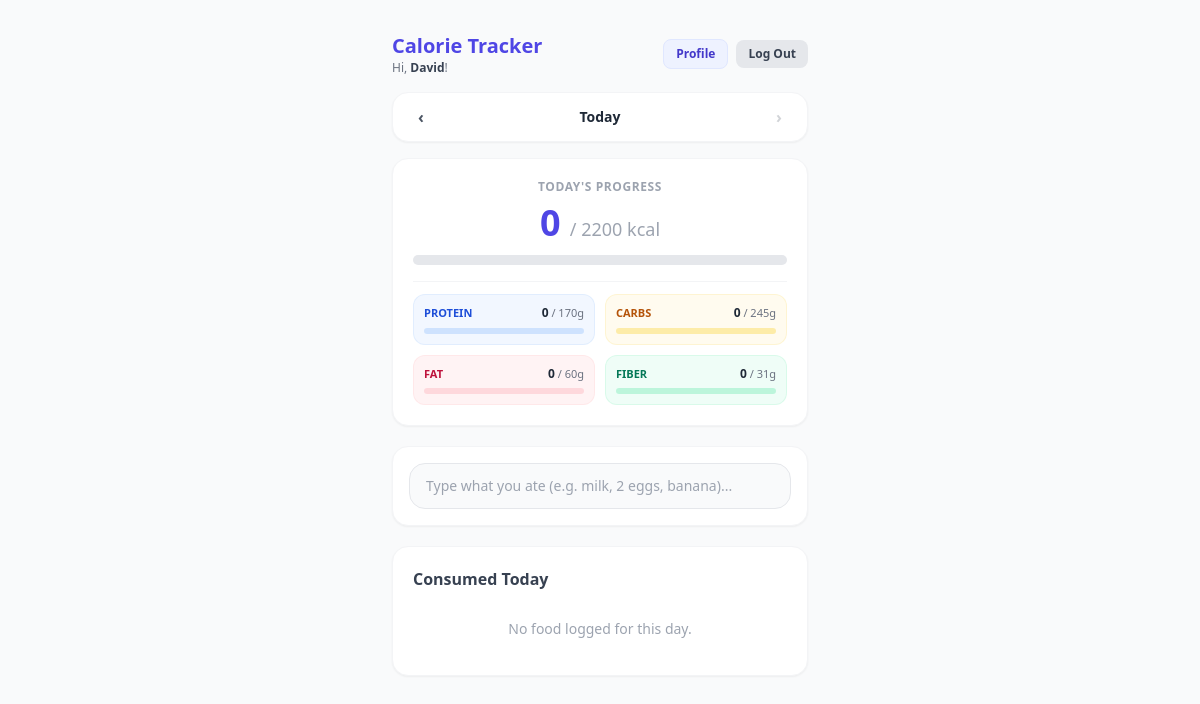
Page / (signed in) on the earlier database version.
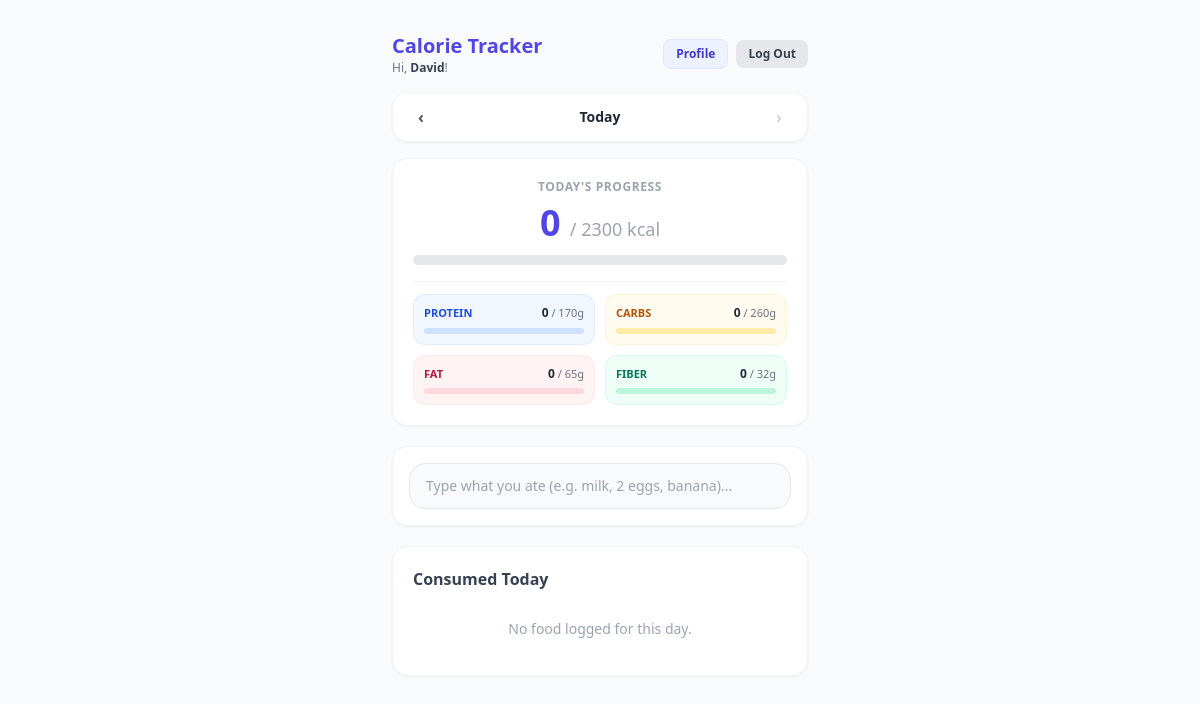
Same page on the later database version.
### tables this page shows
CREATE TABLE users (
            id INTEGER PRIMARY KEY AUTOINCREMENT,
            username TEXT UNIQUE NOT NULL,
            password_hash TEXT NOT NULL,
            daily_goal INTEGER NOT NULL DEFAULT 2000
        , height_cm REAL DEFAULT NULL, birth_date TEXT DEFAULT NULL, gender TEXT DEFAULT 'unspecified', activity_level TEXT DEFAULT 'moderate');

### app.py (the view, shortened to what this page needs)
@app.route('/')
def acasa():
    if 'username' in session:
        conn = sqlite3.connect('calories.db')
        c = conn.cursor()
        c.execute('SELECT daily_goal FROM users WHERE username = ?', (session['username'],))
        row = c.fetchone()
        goal = row[0] if row else session.get('daily_goal', 2000)
        latest_w = get_user_latest_weight(c, session['username'])
        conn.close()
        session['daily_goal'] = goal
        macros = compute_macro_targets(goal, latest_w)
        return render_template(
            'index.html',
            logged_in=True,
            username=session['username'],
            daily_goal=goal,
            macro_targets=macros
        )

### app.py (called while the page is built)
def compute_macro_targets(daily_goal, weight_kg=None):
    if weight_kg and weight_kg > 0:
        protein_g = int(round((weight_kg * 1.8) / 5.0) * 5)
        max_prot = int((daily_goal * 0.40) / 4)
        protein_g = min(protein_g, max_prot)
    else:
        protein_g = int(round(((daily_goal * 0.25) / 4.0) / 5.0) * 5)
    fat_g = int(round(((daily_goal * 0.25) / 9.0) / 5.0) * 5)
    remaining_kcal = max(0, daily_goal - (protein_g * 4) - (fat_g * 9))
    carbs_g = int(round((remaining_kcal / 4.0) / 5.0) * 5)
    fiber_g = max(20, int(round((daily_goal / 1000.0) * 14)))
    return {
        'protein': protein_g,
        'carbs': carbs_g,
        'fat': fat_g,
        'fiber': fiber_g
    }

def get_user_latest_weight(cursor, username):
    cursor.execute(
        'SELECT weight_kg FROM weight_logs WHERE user = ? ORDER BY data DESC LIMIT 1',
        (username,)
    )
    row = cursor.fetchone()
    return row[0] if row else None

### templates/index.html (shortened to what this page needs)
<!DOCTYPE html>
<html lang="en">
<head>
    <script src="https://cdn.tailwindcss.com"></script>
</head>
<body class="bg-gray-50 text-gray-800 font-sans pb-12">
    <div class="max-w-md mx-auto p-4">
        {% if not logged_in %}
        <header class="text-center my-8">
            <h1 class="text-3xl font-bold text-indigo-600">Calorie Tracker</h1>
            <p class="text-sm text-gray-500 mt-1">Sign in to access your personal nutrition log</p>
        </header>
        <div class="bg-white p-6 rounded-2xl shadow-sm border border-gray-100">
            <div class="flex bg-gray-100 p-1 rounded-xl mb-5">
                <button id="tab-login" onclick="toggleAuthMode('login')" class="flex-1 py-2 font-semibold rounded-lg text-sm transition bg-white shadow text-indigo-600">Sign In</button>
                <button id="tab-register" onclick="toggleAuthMode('register')" class="flex-1 py-2 font-semibold rounded-lg text-sm transition text-gray-600">Sign Up</button>
            </div>
            <div id="auth-error" class="hidden bg-red-50 text-red-600 text-xs p-3 rounded-xl mb-4 font-medium"></div>
            <form id="auth-form" onsubmit="submitAuth(event)" class="space-y-4">
                <div>
                    <label class="text-xs font-medium text-gray-600 ml-1">Username</label>
                    <input type="text" id="auth-username" placeholder="e.g. alex" required autocomplete="username"
                        class="w-full px-4 py-2.5 border rounded-xl focus:outline-none focus:ring-2 focus:ring-indigo-500 text-sm mt-1">
                </div>
                <div>
                    <label class="text-xs font-medium text-gray-600 ml-1">Password</label>
                    <input type="password" id="auth-password" placeholder="••••••" required autocomplete="current-password"
                        class="w-full px-4 py-2.5 border rounded-xl focus:outline-none focus:ring-2 focus:ring-indigo-500 text-sm mt-1">
                </div>
                <div id="goal-field" class="hidden">
                    <label class="text-xs font-medium text-gray-600 ml-1">Daily Calorie Goal (kcal)</label>
                    <input type="number" id="auth-goal" value="2000" min="800" max="6000"
                        class="w-full px-4 py-2.5 border rounded-xl focus:outline-none focus:ring-2 focus:ring-indigo-500 text-sm mt-1">
                </div>
                <button type="submit" id="auth-submit-btn" class="w-full bg-indigo-600 text-white font-semibold py-2.5 rounded-xl hover:bg-indigo-700 transition text-sm shadow-md">
                    Sign In
                </button>
            </form>
        </div>
        <script>
            let authMode = 'login';
            function toggleAuthMode(mode) {
                authMode = mode;
                const errorBox = document.getElementById('auth-error');
                errorBox.classList.add('hidden');
                if (mode === 'login') {
                    document.getElementById('tab-login').className = 'flex-1 py-2 font-semibold rounded-lg text-sm transition bg-white shadow text-indigo-600';
                    document.getElementById('tab-register').className = 'flex-1 py-2 font-semibold rounded-lg text-sm transition text-gray-600';
                    document.getElementById('goal-field').classList.add('hidden');
                    document.getElementById('auth-submit-btn').innerText = 'Sign In';
                } else {
                    document.getElementById('tab-register').className = 'flex-1 py-2 font-semibold rounded-lg text-sm transition bg-white shadow text-indigo-600';
                    document.getElementById('tab-login').className = 'flex-1 py-2 font-semibold rounded-lg text-sm transition text-gray-600';
                    document.getElementById('goal-field').classList.remove('hidden');
                    document.getElementById('auth-submit-btn').innerText = 'Create Account';
                }
            }
            async function submitAuth(event) {
                event.preventDefault();
                const username = document.getElementById('auth-username').value;
                const password = document.getElementById('auth-password').value;
                const daily_goal = document.getElementById('auth-goal').value;
                const errorBox = document.getElementById('auth-error');
                const endpoint = authMode === 'login' ? '/api/login' : '/api/register';
                const response = await fetch(endpoint, {
                    method: 'POST',
                    headers: { 'Content-Type': 'application/json' },
                    body: JSON.stringify({ username, password, daily_goal })
                });
                const result = await response.json();
                if (result.status === 'succes') {
                    window.location.reload();
                } else {
                    errorBox.innerText = result.message || 'Authentication failed.';
                    errorBox.classList.remove('hidden');
                }
            }
        </script>
        {% else %}
        <header class="flex justify-between items-center my-4">
            <div>
                <h1 class="text-xl font-bold text-indigo-600">Calorie Tracker</h1>
                <p class="text-xs text-gray-500">Hi, <span class="font-semibold text-gray-700 capitalize">{{ username }}</span>!</p>
            </div>
            <div class="flex items-center space-x-2">
                <button type="button" id="nav-profile-btn" onclick="switchView('profile')"
                    class="text-xs bg-indigo-50 hover:bg-indigo-100 text-indigo-700 font-semibold px-3 py-1.5 rounded-lg transition border border-indigo-100">
                    Profile
                </button>
                <a href="/logout" class="text-xs bg-gray-200 hover:bg-gray-300 text-gray-700 font-semibold px-3 py-1.5 rounded-lg transition">
                    Log Out
                </a>
            </div>
        </header>
        <div id="tracker-view">
            <div class="relative mb-4 select-none" id="date-nav-container">
                <div class="bg-white px-3 py-2 rounded-2xl shadow-sm border border-gray-100 flex items-center justify-between">
                    <button type="button" onclick="changeDate(-1)" class="w-8 h-8 flex items-center justify-center rounded-xl text-gray-600 hover:bg-indigo-50 hover:text-indigo-600 font-bold text-base transition">
                        ‹
                    </button>
                    <button type="button" onclick="toggleCalendar()" class="flex items-center space-x-1.5 text-sm font-bold text-gray-800 px-3 py-1.5 rounded-xl hover:bg-indigo-50 hover:text-indigo-600 transition">
                        <span id="date-display-label">Today</span>
                    </button>
                    <button type="button" id="next-day-btn" onclick="changeDate(1)" disabled
                        class="w-8 h-8 flex items-center justify-center rounded-xl text-gray-600 hover:bg-indigo-50 hover:text-indigo-600 disabled:opacity-25 disabled:pointer-events-none font-bold text-base transition">
                        ›
                    </button>
                </div>
            </div>
            <div class="bg-white p-5 rounded-2xl shadow-sm border border-gray-100 mb-5 text-center">
                <h2 id="summary-heading" class="text-xs font-semibold text-gray-400 uppercase tracking-wider">Today's Progress</h2>
                <div class="text-4xl font-extrabold text-indigo-600 my-2">
                    <span id="total-calories">0</span> <span class="text-lg text-gray-400 font-normal">/ <span id="goal-display-text">{{ daily_goal }}</span> kcal</span>
                </div>
                <div class="w-full bg-gray-200 h-2.5 rounded-full overflow-hidden mt-3 mb-4">
                </div>
                <div class="grid grid-cols-2 gap-2.5 pt-3 border-t border-gray-100 text-left">
                    <div class="bg-blue-50/80 p-2.5 rounded-xl border border-blue-100/70">
                        <div class="flex justify-between items-baseline">
                            <span class="text-[11px] font-bold text-blue-700 uppercase">Protein</span>
                            <span class="text-xs font-bold text-gray-800">
                                <span id="total-protein">0</span><span class="text-[11px] font-normal text-gray-500"> / <span id="target-protein">{{ macro_targets.protein }}</span>g</span>
                            </span>
                        </div>
                        <div class="w-full bg-blue-200/70 h-1.5 rounded-full overflow-hidden mt-1.5">
                        </div>
                    </div>
                    <div class="bg-amber-50/80 p-2.5 rounded-xl border border-amber-100/70">
                        <div class="flex justify-between items-baseline">
                            <span class="text-[11px] font-bold text-amber-700 uppercase">Carbs</span>
                            <span class="text-xs font-bold text-gray-800">
                                <span id="total-carbs">0</span><span class="text-[11px] font-normal text-gray-500"> / <span id="target-carbs">{{ macro_targets.carbs }}</span>g</span>
                            </span>
                        </div>
                        <div class="w-full bg-amber-200/70 h-1.5 rounded-full overflow-hidden mt-1.5">
                        </div>
                    </div>
                    <div class="bg-rose-50/80 p-2.5 rounded-xl border border-rose-100/70">
                        <div class="flex justify-between items-baseline">
                            <span class="text-[11px] font-bold text-rose-700 uppercase">Fat</span>
                            <span class="text-xs font-bold text-gray-800">
                                <span id="total-fat">0</span><span class="text-[11px] font-normal text-gray-500"> / <span id="target-fat">{{ macro_targets.fat }}</span>g</span>
                            </span>
                        </div>
                        <div class="w-full bg-rose-200/70 h-1.5 rounded-full overflow-hidden mt-1.5">
                        </div>
                    </div>
                    <div class="bg-emerald-50/80 p-2.5 rounded-xl border border-emerald-100/70">
                        <div class="flex justify-between items-baseline">
                            <span class="text-[11px] font-bold text-emerald-700 uppercase">Fiber</span>
                            <span class="text-xs font-bold text-gray-800">
                                <span id="total-fiber">0</span><span class="text-[11px] font-normal text-gray-500"> / <span id="target-fiber">{{ macro_targets.fiber }}</span>g</span>
                            </span>
                        </div>
                        <div class="w-full bg-emerald-200/70 h-1.5 rounded-full overflow-hidden mt-1.5">
                        </div>
                    </div>
                </div>
            </div>
            <div class="bg-white p-4 rounded-2xl shadow-sm border border-gray-100 mb-5 relative">
                <div class="relative flex items-center">
                    <input type="text" id="food-name" placeholder="Type what you ate (e.g. milk, 2 eggs, banana)..." oninput="handleSearch()" autocomplete="off"
                        class="w-full pl-4 pr-10 py-3 bg-gray-50 border border-gray-200 rounded-2xl focus:outline-none focus:ring-2 focus:ring-indigo-500 focus:bg-white text-sm transition">
                </div>
            </div>
            <div class="bg-white p-5 rounded-2xl shadow-sm border border-gray-100">
                <h3 id="list-heading" class="font-bold text-gray-700 mb-3">Consumed Today</h3>
                <div id="food-list" class="space-y-2.5 max-h-80 overflow-y-auto">
                    <p class="text-gray-400 text-sm text-center py-4">No food logged for this day.</p>
                </div>
            </div>
        </div>
        {% endif %}
    </div>
</body>
</html>

Differences in the rows shown:
changed users: daily_goal "2200" → "2300"
Other differences:
{{ macro_targets.carbs }}: "245" → "260"
{{ macro_targets.fat }}: "60" → "65"
{{ macro_targets.fiber }}: "31" → "32"
